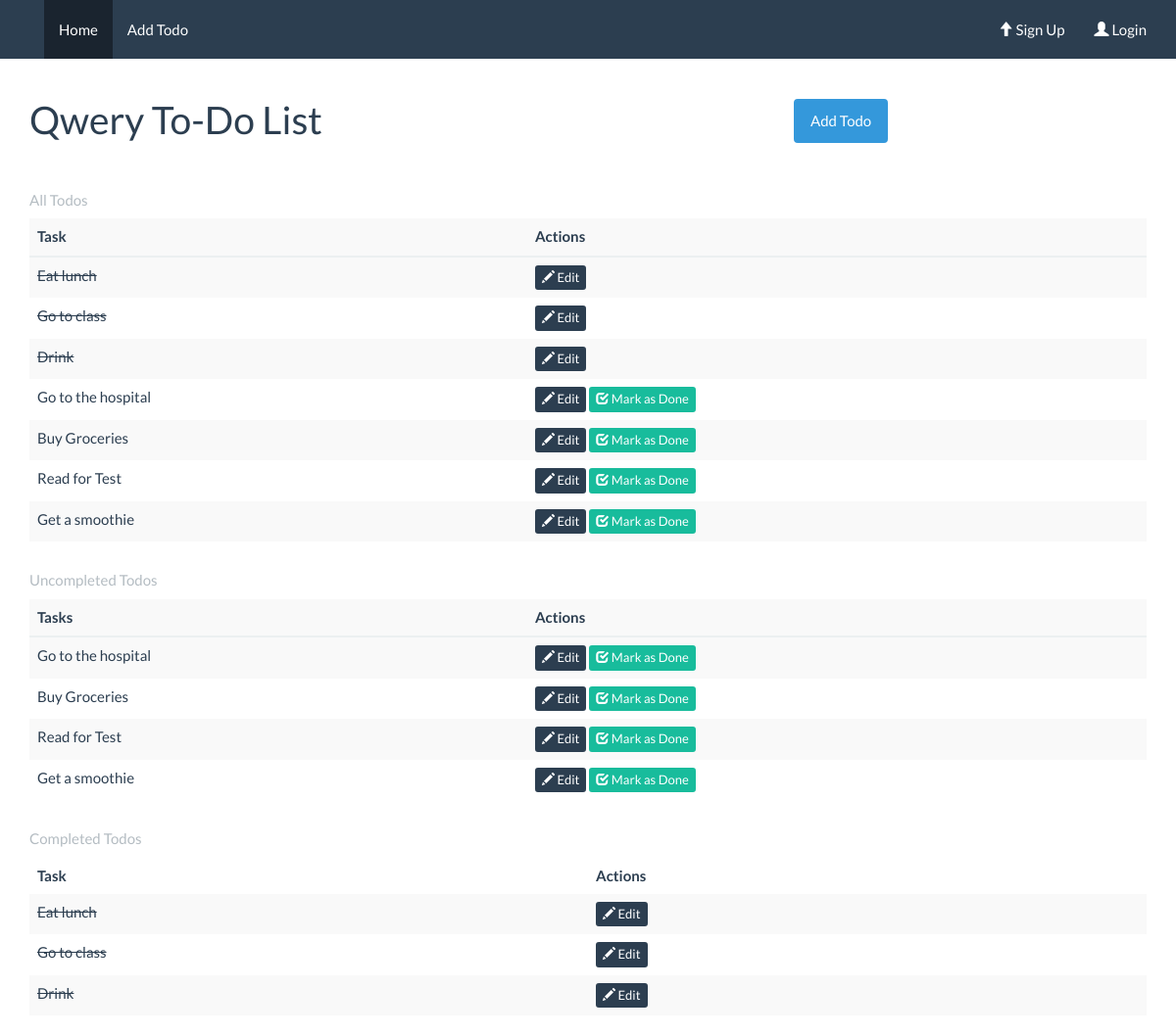
The app's page /home, older data.
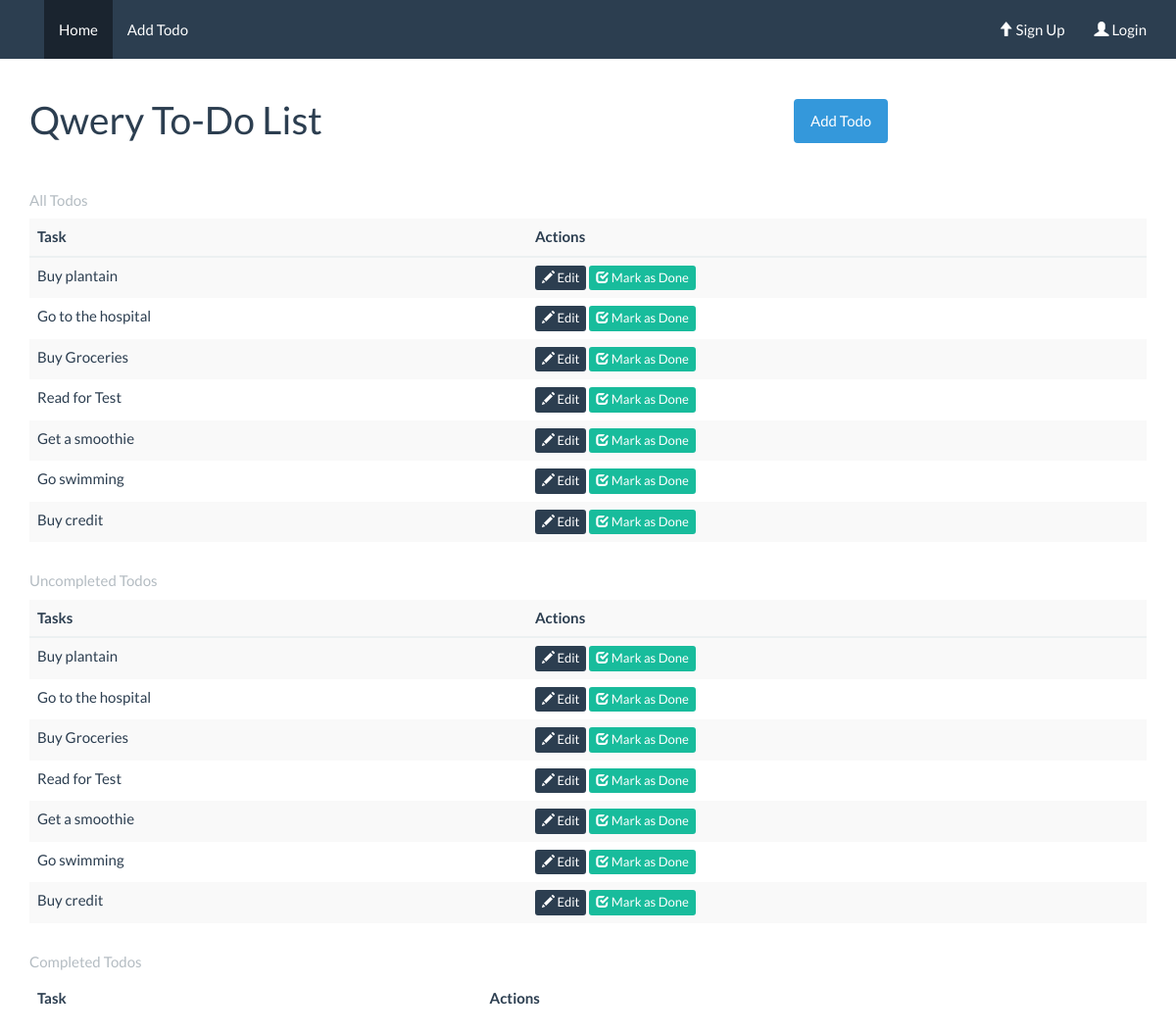
The same page, newer data.
### src/models.py (models this page shows, shortened)
class SaveMixin(object):
    def save(self):
        db.session.add(self)
        db.session.commit()
        return self

class TodoList(SaveMixin,db.Model):
    id = db.Column(db.Integer, primary_key=True)
    title = db.Column(db.String)
    status = db.Column(db.Boolean)

### src/views.py (the view)
@app.route('/')
@app.route('/home')
def home():
    form = TodoForm()
    todos = TodoList.query.all()
    todos_done = TodoList.query.filter_by(status=True)
    todos_undone = TodoList.query.filter_by(status=False)
    return render_template("home.html",todos=todos, todos_done=todos_done, todos_undone=todos_undone, form=form)

### src/templates/home.html (shortened to what this page needs)
{% extends "base.html" %} {% block body %}
<div class="page-header">
  <div class="row">
    <div class="col-lg-8 col-md-7 col-sm-6">
      <h1>Qwery To-Do List</h1>
    </div>
    <div class="col-lg-4 col-md-5 col-sm-6">
      <button type="button" class="btn title-btn btn-info" data-toggle="modal" data-target="#myModal">Add Todo</button>
                      {% from "macros.html" import render_field %}
    </div>
  </div>
</div>
{% if todos == None %}
  <div class="alert alert-dismissible alert-info">
    <button type="button" class="close" data-dismiss="alert">&times;</button>
    <h4>There are currently no to dos in the list</h4>
    <p>Be the first person to <a href="{{url_for("add_todo")}}" class="alert-link">add a To Do</a>.</p>
  </div>
{% else %}
  <table class="table table-striped table-hover ">
    <thead>
      <caption>All Todos</caption>
      <tr>
        <th>Task</th>
        <th>Actions</th>
      </tr>
    </thead>
    <tbody>
      {% for todo in todos %}
      {% if not todo.status %}
      <tr>
        <td>{{todo.title}}</td>
        <td>
          <a href="{{url_for('edit_todo', todo_id=todo.id)}}" class="btn btn-primary btn-xs" role="button"><span class="glyphicon glyphicon-pencil"></span> Edit</a>
          <a href="{{url_for('home', id=id)}}" class="btn btn-success btn-xs" role="button"><span class="glyphicon glyphicon-check"></span> Mark as Done</a>
        </td>
      </tr>
      {% else %}
      <tr>
        <td><s>{{todo.title}}</s></td>
        <td>
          <a href="{{url_for('edit_todo', todo_id=todo.id)}}" class="btn btn-primary btn-xs" role="button"><span class="glyphicon glyphicon-pencil"></span> Edit</a>
        </td>
      </tr>
      {% endif %}
      {% endfor %}
    </tbody>
  </table>
  <table class="table table-striped table-hover ">
    <thead>
      <caption>Uncompleted Todos</caption>
      <tr>
        <th>Tasks</th>
        <th>Actions</th>
      </tr>
    </thead>
    <tbody>
      {% for todo in todos_undone %}
      <tr>
        <td>{{todo.title}}</td>
        <td>
          <a href="{{url_for('edit_todo', todo_id=todo.id)}}" class="btn btn-primary btn-xs" role="button"><span class="glyphicon glyphicon-pencil"></span> Edit</a>
          <a href="{{url_for('home', id=id)}}" class="btn btn-success btn-xs" role="button"><span class="glyphicon glyphicon-check"></span> Mark as Done</a>
        </td>
      </tr>
      {% endfor %}
    </tbody>
  </table>
  <table class="table table-striped table-hover ">
    <caption>Completed Todos</caption>
    <thead>
      <tr>
        <th>Task</th>
        <th>Actions</th>
      </tr>
    </thead>
    <tbody>
      {% for todo in todos_done %}
      <tr>
        <td><s>{{todo.title}}</s></td>
        <td>
          <a href="{{url_for('edit_todo', todo_id=todo.id)}}" class="btn btn-primary btn-xs" role="button"><span class="glyphicon glyphicon-pencil"></span> Edit</a>
        </td>
      </tr>
      {% endfor %}
    </tbody>
  </table>
{% endif %}
{% endblock %}

Row changes from the older to the newer data that the page shows:
removed TodoList: title "Eat lunch"
removed TodoList: title "Go to class"
changed TodoList: status True → False (drawn); title "Drink" → "Buy plantain"; moves from the list under "Completed Todos" to the list under "Uncompleted Todos"
added TodoList: title "Go swimming"
added TodoList: title "Buy credit"
